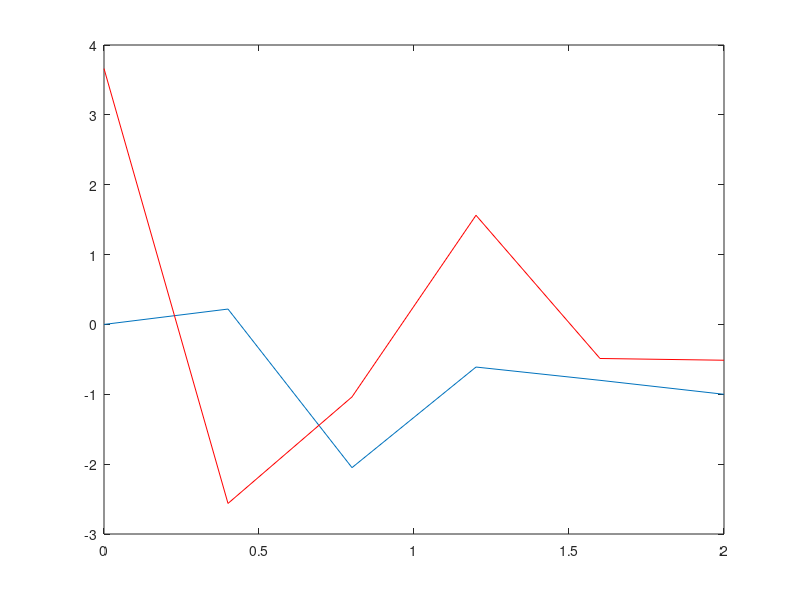

Recreate this plot in MATLAB.
function derivada_primera

  h = 0.4;
  x = 0:h:2;
  y = [0 , 0.22 , -2.05, -0.61, -0.8 , -1];
  size = length(x)
  dy = zeros(1,size);

  for i=1 : size
    if( i == 1)
      dy(i) = (1/(2*h)) * (-3*y(i) + 4*y(i+1) - y(i+2));
    elseif i == size
      dy(i) = (1/(2*h)) * (3*y(i) - 4*y(i-1) + y(i-2));
    else
      dy(i) = (1/(2*h)) * (y(i+1) - y(i-1));
    endif
  endfor

  plot(x,y, x,dy,"r")

endfunction
